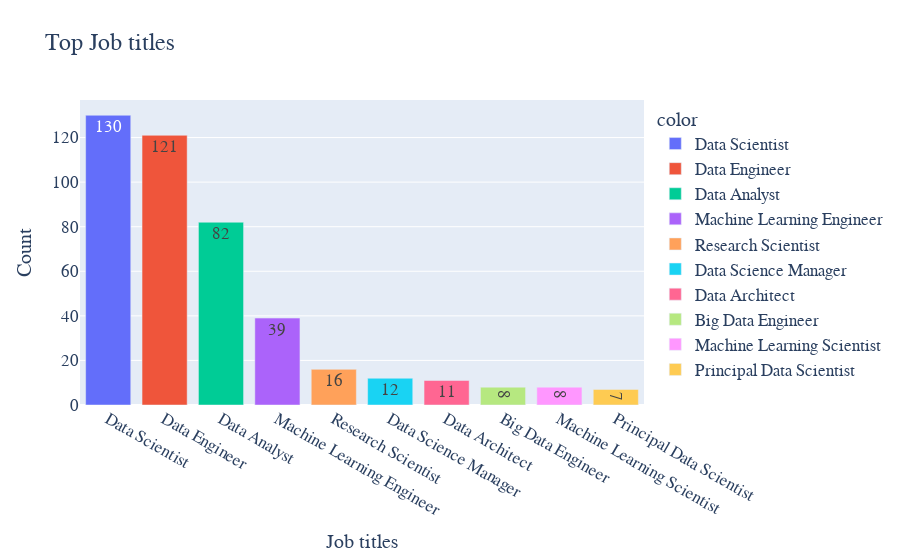

The code cell stored with this chart in its notebook:
### Code cell
jb_tl=sal['job_title'].value_counts().head(10)
fig=px.bar(sal, x=jb_tl.index, y=jb_tl.values, text=jb_tl.values, color=jb_tl.index, title="Top Job titles")
fig.update_layout(
    xaxis_title="Job titles",
    yaxis_title="Count",
    font = dict(size=17,family="Candara"))
fig.show()

### Figure 1 — Plotly figure (JSON) as saved in the notebook; plotly's stock layout.template omitted (floating-point values rounded to 4 significant figures)
{"data": [{"alignmentgroup": "True", "hovertemplate": "color=Data Scientist<br>x=%{x}<br>y=%{y}<br>text=%{text}<extra></extra>", "legendgroup": "Data Scientist", "marker": {"color": "#636efa", "pattern": {"shape": ""}}, "name": "Data Scientist", "offsetgroup": "Data Scientist", "orientation": "v", "showlegend": true, "text": [130], "textposition": "auto", "type": "bar", "x": ["Data Scientist"], "xaxis": "x", "y": [130], "yaxis": "y"}, {"alignmentgroup": "True", "hovertemplate": "color=Data Engineer<br>x=%{x}<br>y=%{y}<br>text=%{text}<extra></extra>", "legendgroup": "Data Engineer", "marker": {"color": "#EF553B", "pattern": {"shape": ""}}, "name": "Data Engineer", "offsetgroup": "Data Engineer", "orientation": "v", "showlegend": true, "text": [121], "textposition": "auto", "type": "bar", "x": ["Data Engineer"], "xaxis": "x", "y": [121], "yaxis": "y"}, {"alignmentgroup": "True", "hovertemplate": "color=Data Analyst<br>x=%{x}<br>y=%{y}<br>text=%{text}<extra></extra>", "legendgroup": "Data Analyst", "marker": {"color": "#00cc96", "pattern": {"shape": ""}}, "name": "Data Analyst", "offsetgroup": "Data Analyst", "orientation": "v", "showlegend": true, "text": [82], "textposition": "auto", "type": "bar", "x": ["Data Analyst"], "xaxis": "x", "y": [82], "yaxis": "y"}, {"alignmentgroup": "True", "hovertemplate": "color=Machine Learning Engineer<br>x=%{x}<br>y=%{y}<br>text=%{text}<extra></extra>", "legendgroup": "Machine Learning Engineer", "marker": {"color": "#ab63fa", "pattern": {"shape": ""}}, "name": "Machine Learning Engineer", "offsetgroup": "Machine Learning Engineer", "orientation": "v", "showlegend": true, "text": [39], "textposition": "auto", "type": "bar", "x": ["Machine Learning Engineer"], "xaxis": "x", "y": [39], "yaxis": "y"}, {"alignmentgroup": "True", "hovertemplate": "color=Research Scientist<br>x=%{x}<br>y=%{y}<br>text=%{text}<extra></extra>", "legendgroup": "Research Scientist", "marker": {"color": "#FFA15A", "pattern": {"shape": ""}}, "name": "Research Scientist", "offsetgroup": "Research Scientist", "orientation": "v", "showlegend": true, "text": [16], "textposition": "auto", "type": "bar", "x": ["Research Scientist"], "xaxis": "x", "y": [16], "yaxis": "y"}, {"alignmentgroup": "True", "hovertemplate": "color=Data Science Manager<br>x=%{x}<br>y=%{y}<br>text=%{text}<extra></extra>", "legendgroup": "Data Science Manager", "marker": {"color": "#19d3f3", "pattern": {"shape": ""}}, "name": "Data Science Manager", "offsetgroup": "Data Science Manager", "orientation": "v", "showlegend": true, "text": [12], "textposition": "auto", "type": "bar", "x": ["Data Science Manager"], "xaxis": "x", "y": [12], "yaxis": "y"}, {"alignmentgroup": "True", "hovertemplate": "color=Data Architect<br>x=%{x}<br>y=%{y}<br>text=%{text}<extra></extra>", "legendgroup": "Data Architect", "marker": {"color": "#FF6692", "pattern": {"shape": ""}}, "name": "Data Architect", "offsetgroup": "Data Architect", "orientation": "v", "showlegend": true, "text": [11], "textposition": "auto", "type": "bar", "x": ["Data Architect"], "xaxis": "x", "y": [11], "yaxis": "y"}, {"alignmentgroup": "True", "hovertemplate": "color=Big Data Engineer<br>x=%{x}<br>y=%{y}<br>text=%{text}<extra></extra>", "legendgroup": "Big Data Engineer", "marker": {"color": "#B6E880", "pattern": {"shape": ""}}, "name": "Big Data Engineer", "offsetgroup": "Big Data Engineer", "orientation": "v", "showlegend": true, "text": [8], "textposition": "auto", "type": "bar", "x": ["Big Data Engineer"], "xaxis": "x", "y": [8], "yaxis": "y"}, {"alignmentgroup": "True", "hovertemplate": "color=Machine Learning Scientist<br>x=%{x}<br>y=%{y}<br>text=%{text}<extra></extra>", "legendgroup": "Machine Learning Scientist", "marker": {"color": "#FF97FF", "pattern": {"shape": ""}}, "name": "Machine Learning Scientist", "offsetgroup": "Machine Learning Scientist", "orientation": "v", "showlegend": true, "text": [8], "textposition": "auto", "type": "bar", "x": ["Machine Learning Scientist"], "xaxis": "x", "y": [8], "yaxis": "y"}, {"alignmentgroup": "True", "hovertemplate": "color=Principal Data Scientist<br>x=%{x}<br>y=%{y}<br>text=%{text}<extra></extra>", "legendgroup": "Principal Data Scientist", "marker": {"color": "#FECB52", "pattern": {"shape": ""}}, "name": "Principal Data Scientist", "offsetgroup": "Principal Data Scientist", "orientation": "v", "showlegend": true, "text": [7], "textposition": "auto", "type": "bar", "x": ["Principal Data Scientist"], "xaxis": "x", "y": [7], "yaxis": "y"}], "layout": {"barmode": "relative", "font": {"family": "Candara", "size": 17}, "legend": {"title": {"text": "color"}, "tracegroupgap": 0}, "title": {"text": "Top Job titles"}, "xaxis": {"anchor": "y", "domain": [0, 1], "title": {"text": "Job titles"}}, "yaxis": {"anchor": "x", "domain": [0, 1], "title": {"text": "Count"}}}}
